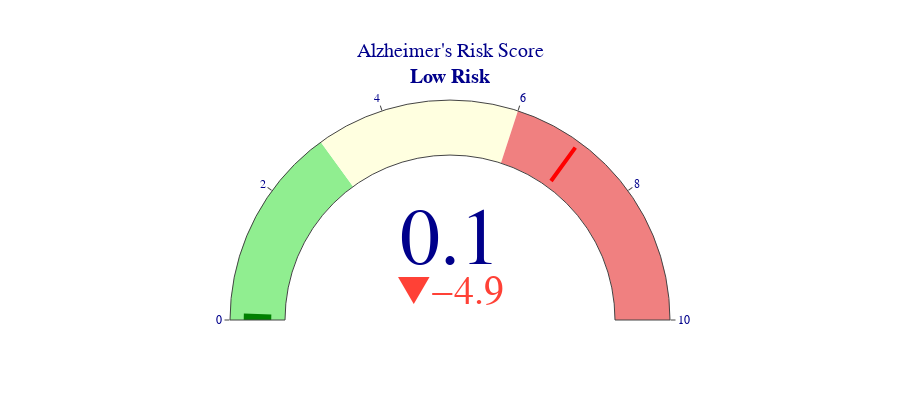

Here is the notebook cell this chart was saved with:
### Markdown cell above
## 7. Risk Visualization Functions
Create professional visualizations for risk scores and patient reports.

### Code cell
# Create risk visualization functions
def create_risk_gauge(risk_score: float, risk_level: str) -> go.Figure:
    """Create a gauge chart for risk score visualization"""
    
    # Define color scheme
    color_map = {
        "Low Risk": "green",
        "Moderate Risk": "yellow", 
        "High Risk": "red"
    }
    
    fig = go.Figure(go.Indicator(
        mode = "gauge+number+delta",
        value = risk_score,
        domain = {'x': [0, 1], 'y': [0, 1]},
        title = {'text': f"Alzheimer's Risk Score<br><b>{risk_level}</b>"},
        delta = {'reference': 5.0},
        gauge = {
            'axis': {'range': [None, 10]},
            'bar': {'color': color_map.get(risk_level, "gray")},
            'steps': [
                {'range': [0, 3], 'color': "lightgreen"},
                {'range': [3, 6], 'color': "lightyellow"},
                {'range': [6, 10], 'color': "lightcoral"}
            ],
            'threshold': {
                'line': {'color': "red", 'width': 4},
                'thickness': 0.75,
                'value': 7
            }
        }
    ))
    
    fig.update_layout(
        height=400,
        font={'color': "darkblue", 'family': "Arial"}
    )
    
    return fig

def create_feature_contribution_chart(top_features: List[Tuple], patient_id: str) -> go.Figure:
    """Create bar chart showing feature contributions"""
    
    if not top_features:
        return go.Figure()
    
    features = [f[0] for f in top_features]
    contributions = [f[1] for f in top_features]
    
    colors = ['red' if c > 0 else 'blue' for c in contributions]
    
    fig = go.Figure(data=[
        go.Bar(x=contributions, y=features, orientation='h', 
               marker_color=colors, opacity=0.7)
    ])
    
    fig.update_layout(
        title=f'Top Contributing Factors - {patient_id}',
        xaxis_title='Contribution to Risk',
        yaxis_title='Features',
        height=400
    )
    
    return fig

def generate_patient_report(patient_result: Dict, patient_id: str = None) -> str:
    """Generate comprehensive patient risk report"""
    
    if patient_id is None:
        patient_id = patient_result.get('patient_id', 'Unknown')
    
    report = f"""
# Alzheimer's Risk Assessment Report
**Patient ID**: {patient_id}  
**Assessment Date**: 2025-10-28  
**Model**: {best_model_name}

## Risk Score Summary
- **Overall Risk Score**: {patient_result['risk_score']:.2f}/10
- **Risk Level**: {patient_result['risk_level']}
- **Base Model Score**: {patient_result['base_score']:.2f}/10
- **Clinical Adjustments**: +{patient_result['adjustment_score']:.2f}
- **Model Confidence**: {patient_result['base_probability']:.1%}

## Clinical Adjustments Applied
"""
    
    if patient_result['adjustments']:
        for adjustment in patient_result['adjustments']:
            report += f"- {adjustment}\n"
    else:
        report += "- No clinical risk factor adjustments applied\n"
    
    report += f"""
## Risk Interpretation
"""
    
    if patient_result['risk_level'] == "Low Risk":
        report += """
**🟢 LOW RISK (0-3 points)**
- Current risk level suggests low probability of developing Alzheimer's disease
- Continue with regular health maintenance and preventive measures
- Standard cognitive monitoring recommended
"""
    elif patient_result['risk_level'] == "Moderate Risk":
        report += """
**🟡 MODERATE RISK (4-6 points)**
- Elevated risk requires enhanced monitoring and preventive interventions
- Consider lifestyle modifications and more frequent cognitive assessments
- Discuss with healthcare provider about screening frequency
"""
    else:
        report += """
**🔴 HIGH RISK (7-10 points)**
- Significant risk level requiring immediate medical attention
- Comprehensive neurological evaluation strongly recommended
- Consider referral to memory specialist or neurologist
"""
    
    report += f"""
## Personalized Recommendations
"""
    
    for i, rec in enumerate(patient_result['recommendations'][:8], 1):
        report += f"{i}. {rec}\n"
    
    report += f"""

## Top Contributing Factors
"""
    
    if patient_result['top_features']:
        for i, (feature, contribution) in enumerate(patient_result['top_features'], 1):
            direction = "↑" if contribution > 0 else "↓"
            report += f"{i}. **{feature}**: {direction} {abs(contribution):.3f}\n"
    
    report += f"""

---
*This report is generated by an AI-based risk assessment system. Please consult with healthcare professionals for clinical decision making.*
"""
    
    return report

print("✅ Risk visualization functions created")

# Test visualization with sample patient
sample_patient = sample_results[0]
gauge_fig = create_risk_gauge(sample_patient['risk_score'], sample_patient['risk_level'])
gauge_fig.show()

# Generate sample report
sample_report = generate_patient_report(sample_patient, "Sample_Patient_01")
print("\n📄 Sample Patient Report:")
print("=" * 50)
print(sample_report)

### Figure 1 — Plotly figure (JSON) as saved in the notebook; plotly's stock layout.template omitted (floating-point values rounded to 4 significant figures)
{"data": [{"delta": {"reference": 5}, "domain": {"x": [0, 1], "y": [0, 1]}, "gauge": {"axis": {"range": [null, 10]}, "bar": {"color": "green"}, "steps": [{"color": "lightgreen", "range": [0, 3]}, {"color": "lightyellow", "range": [3, 6]}, {"color": "lightcoral", "range": [6, 10]}], "threshold": {"line": {"color": "red", "width": 4}, "thickness": 0.75, "value": 7}}, "mode": "gauge+number+delta", "title": {"text": "Alzheimer's Risk Score<br><b>Low Risk</b>"}, "type": "indicator", "value": 0.1}], "layout": {"font": {"color": "darkblue", "family": "Arial"}, "height": 400}}
